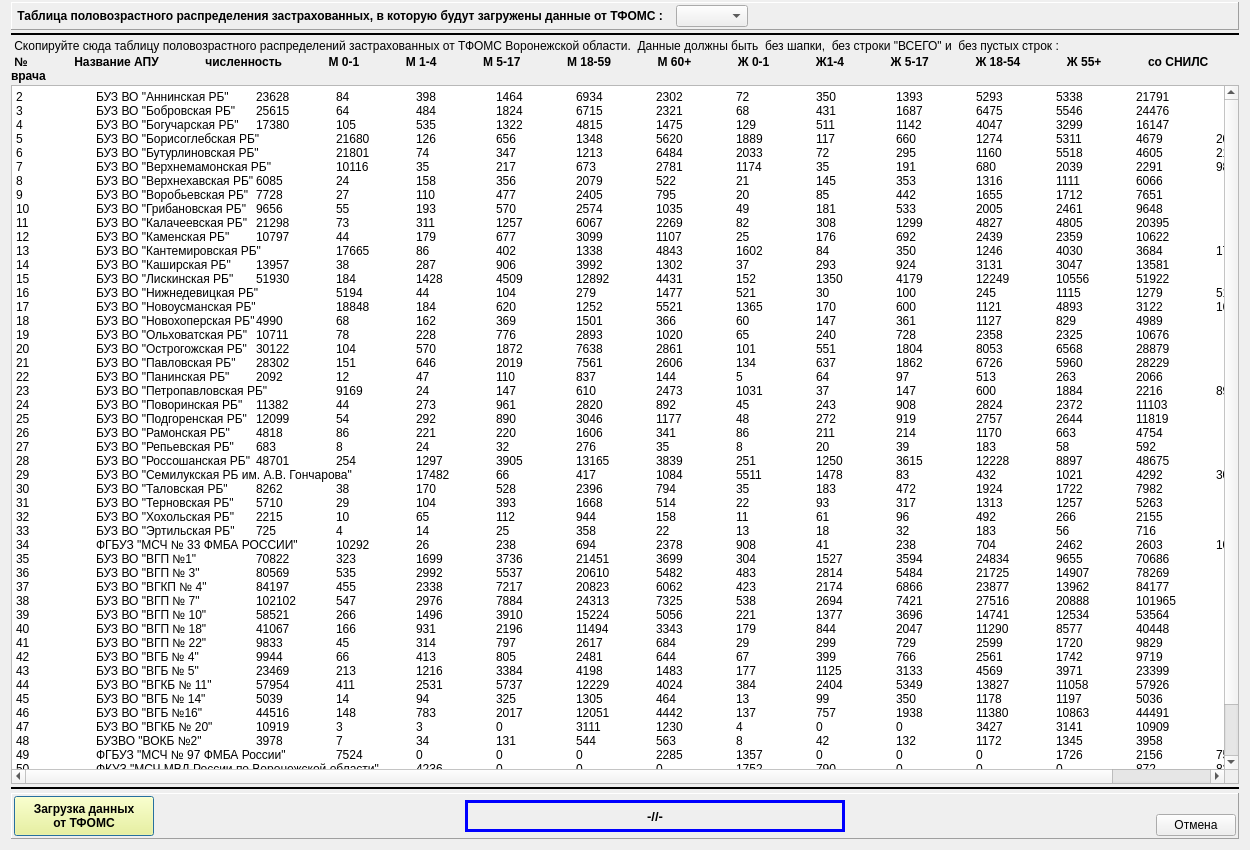
<?xml version="1.0" encoding="UTF-8"?>
<ui version="4.0">
 <class>load_sexage_wnd</class>
 <widget class="QDialog" name="load_sexage_wnd">
  <property name="geometry">
   <rect>
    <x>0</x>
    <y>0</y>
    <width>1250</width>
    <height>850</height>
   </rect>
  </property>
  <property name="windowTitle">
   <string>Загрузка таблицы половозрастного распределения в разрезе МО от ТФОМС</string>
  </property>
  <property name="windowIcon">
   <iconset resource="_inko_assig_res.qrc">
    <normaloff>:/inko_asg.bmp</normaloff>:/inko_asg.bmp</iconset>
  </property>
  <layout class="QVBoxLayout" name="verticalLayout" stretch="0,0,0,0,1,0,0">
   <property name="spacing">
    <number>2</number>
   </property>
   <property name="topMargin">
    <number>2</number>
   </property>
   <item>
    <widget class="QFrame" name="pan_sexage_UP">
     <property name="frameShape">
      <enum>QFrame::Panel</enum>
     </property>
     <property name="frameShadow">
      <enum>QFrame::Raised</enum>
     </property>
     <layout class="QHBoxLayout" name="horizontalLayout">
      <property name="leftMargin">
       <number>2</number>
      </property>
      <property name="topMargin">
       <number>2</number>
      </property>
      <property name="rightMargin">
       <number>2</number>
      </property>
      <property name="bottomMargin">
       <number>2</number>
      </property>
      <item>
       <widget class="QLabel" name="label_3">
        <property name="font">
         <font>
          <weight>75</weight>
          <bold>true</bold>
         </font>
        </property>
        <property name="text">
         <string> Таблица половозрастного распределения застрахованных, в которую будут загружены данные от ТФОМС :  </string>
        </property>
       </widget>
      </item>
      <item>
       <widget class="QComboBox" name="combo_sexage"/>
      </item>
      <item>
       <spacer name="horizontalSpacer">
        <property name="orientation">
         <enum>Qt::Horizontal</enum>
        </property>
        <property name="sizeHint" stdset="0">
         <size>
          <width>40</width>
          <height>20</height>
         </size>
        </property>
       </spacer>
      </item>
     </layout>
    </widget>
   </item>
   <item>
    <widget class="Line" name="line_2">
     <property name="minimumSize">
      <size>
       <width>0</width>
       <height>5</height>
      </size>
     </property>
     <property name="frameShadow">
      <enum>QFrame::Plain</enum>
     </property>
     <property name="lineWidth">
      <number>2</number>
     </property>
     <property name="orientation">
      <enum>Qt::Horizontal</enum>
     </property>
    </widget>
   </item>
   <item>
    <widget class="QLabel" name="label">
     <property name="text">
      <string> Скопируйте сюда таблицу половозрастного распределений застрахованных от ТФОМС Воронежской области.  Данные должны быть  без шапки,  без строки &quot;ВСЕГО&quot; и  без пустых строк : </string>
     </property>
     <property name="wordWrap">
      <bool>true</bool>
     </property>
    </widget>
   </item>
   <item>
    <widget class="QLabel" name="label_2">
     <property name="minimumSize">
      <size>
       <width>0</width>
       <height>20</height>
      </size>
     </property>
     <property name="font">
      <font>
       <weight>75</weight>
       <bold>true</bold>
      </font>
     </property>
     <property name="text">
      <string> №              Название АПУ              численность              М 0-1              М 1-4              М 5-17              М 18-59              М 60+              Ж 0-1              Ж1-4              Ж 5-17              Ж 18-54              Ж 55+              со СНИЛС врача</string>
     </property>
     <property name="wordWrap">
      <bool>true</bool>
     </property>
    </widget>
   </item>
   <item>
    <widget class="QPlainTextEdit" name="te_data">
     <property name="lineWrapMode">
      <enum>QPlainTextEdit::NoWrap</enum>
     </property>
     <property name="plainText">
      <string>2	БУЗ ВО &quot;Аннинская РБ&quot;	23628	84	398	1464	6934	2302	72	350	1393	5293	5338	21791
3	БУЗ ВО &quot;Бобровская РБ&quot;	25615	64	484	1824	6715	2321	68	431	1687	6475	5546	24476
4	БУЗ ВО &quot;Богучарская РБ&quot;	17380	105	535	1322	4815	1475	129	511	1142	4047	3299	16147
5	БУЗ ВО &quot;Борисоглебская РБ&quot;	21680	126	656	1348	5620	1889	117	660	1274	5311	4679	20960
6	БУЗ ВО &quot;Бутурлиновская РБ&quot;	21801	74	347	1213	6484	2033	72	295	1160	5518	4605	21423
7	БУЗ ВО &quot;Верхнемамонская РБ&quot;	10116	35	217	673	2781	1174	35	191	680	2039	2291	9867
8	БУЗ ВО &quot;Верхнехавская РБ&quot;	6085	24	158	356	2079	522	21	145	353	1316	1111	6066
9	БУЗ ВО &quot;Воробьевская РБ&quot;	7728	27	110	477	2405	795	20	85	442	1655	1712	7651
10	БУЗ ВО &quot;Грибановская РБ&quot;	9656	55	193	570	2574	1035	49	181	533	2005	2461	9648
11	БУЗ ВО &quot;Калачеевская РБ&quot;	21298	73	311	1257	6067	2269	82	308	1299	4827	4805	20395
12	БУЗ ВО &quot;Каменская РБ&quot; 	10797	44	179	677	3099	1107	25	176	692	2439	2359	10622
13	БУЗ ВО &quot;Кантемировская РБ&quot;	17665	86	402	1338	4843	1602	84	350	1246	4030	3684	17639
14	БУЗ ВО &quot;Каширская РБ&quot;	13957	38	287	906	3992	1302	37	293	924	3131	3047	13581
15	БУЗ ВО &quot;Лискинская РБ&quot;	51930	184	1428	4509	12892	4431	152	1350	4179	12249	10556	51922
16	БУЗ ВО &quot;Нижнедевицкая РБ&quot;	5194	44	104	279	1477	521	30	100	245	1115	1279	5181
17	БУЗ ВО &quot;Новоусманская РБ&quot;	18848	184	620	1252	5521	1365	170	600	1121	4893	3122	16921
18	БУЗ ВО &quot;Новохоперская РБ&quot;	4990	68	162	369	1501	366	60	147	361	1127	829	4989
19	БУЗ ВО &quot;Ольховатская РБ&quot;	10711	78	228	776	2893	1020	65	240	728	2358	2325	10676
20	БУЗ ВО &quot;Острогожская РБ&quot;	30122	104	570	1872	7638	2861	101	551	1804	8053	6568	28879
21	БУЗ ВО &quot;Павловская РБ&quot;	28302	151	646	2019	7561	2606	134	637	1862	6726	5960	28229
22	БУЗ ВО &quot;Панинская РБ&quot;	2092	12	47	110	837	144	5	64	97	513	263	2066
23	БУЗ ВО &quot;Петропавловская РБ&quot;	9169	24	147	610	2473	1031	37	147	600	1884	2216	8995
24	БУЗ ВО &quot;Поворинская РБ&quot;	11382	44	273	961	2820	892	45	243	908	2824	2372	11103
25	БУЗ ВО &quot;Подгоренская РБ&quot;	12099	54	292	890	3046	1177	48	272	919	2757	2644	11819
26	БУЗ ВО &quot;Рамонская РБ&quot;	4818	86	221	220	1606	341	86	211	214	1170	663	4754
27	БУЗ ВО &quot;Репьевская РБ&quot;	683	8	24	32	276	35	8	20	39	183	58	592
28	БУЗ ВО &quot;Россошанская РБ&quot;	48701	254	1297	3905	13165	3839	251	1250	3615	12228	8897	48675
29	БУЗ ВО &quot;Семилукская РБ им. А.В. Гончарова&quot;	17482	66	417	1084	5511	1478	83	432	1021	4292	3098	17051
30	БУЗ ВО &quot;Таловская РБ&quot;	8262	38	170	528	2396	794	35	183	472	1924	1722	7982
31	БУЗ ВО &quot;Терновская РБ&quot;	5710	29	104	393	1668	514	22	93	317	1313	1257	5263
32	БУЗ ВО &quot;Хохольская РБ&quot;	2215	10	65	112	944	158	11	61	96	492	266	2155
33	БУЗ ВО &quot;Эртильская РБ&quot;	725	4	14	25	358	22	13	18	32	183	56	716
34	ФГБУЗ &quot;МСЧ № 33 ФМБА РОССИИ&quot;	10292	26	238	694	2378	908	41	238	704	2462	2603	10151
35	БУЗ ВО &quot;ВГП №1&quot;	70822	323	1699	3736	21451	3699	304	1527	3594	24834	9655	70686
36	БУЗ ВО &quot;ВГП № 3&quot;	80569	535	2992	5537	20610	5482	483	2814	5484	21725	14907	78269
37	БУЗ ВО &quot;ВГКП № 4&quot;	84197	455	2338	7217	20823	6062	423	2174	6866	23877	13962	84177
38	БУЗ ВО &quot;ВГП № 7&quot;	102102	547	2976	7884	24313	7325	538	2694	7421	27516	20888	101965
39	БУЗ ВО &quot;ВГП № 10&quot;	58521	266	1496	3910	15224	5056	221	1377	3696	14741	12534	53564
40	БУЗ ВО &quot;ВГП № 18&quot;	41067	166	931	2196	11494	3343	179	844	2047	11290	8577	40448
41	БУЗ ВО &quot;ВГП № 22&quot;	9833	45	314	797	2617	684	29	299	729	2599	1720	9829
42	БУЗ ВО &quot;ВГБ № 4&quot;	9944	66	413	805	2481	644	67	399	766	2561	1742	9719
43	БУЗ ВО &quot;ВГБ № 5&quot;	23469	213	1216	3384	4198	1483	177	1125	3133	4569	3971	23399
44	БУЗ ВО &quot;ВГКБ № 11&quot;	57954	411	2531	5737	12229	4024	384	2404	5349	13827	11058	57926
45	БУЗ ВО &quot;ВГБ № 14&quot;	5039	14	94	325	1305	464	13	99	350	1178	1197	5036
46	БУЗ ВО &quot;ВГБ №16&quot;	44516	148	783	2017	12051	4442	137	757	1938	11380	10863	44491
47	БУЗ ВО &quot;ВГКБ № 20&quot;	10919	3	3	0	3111	1230	4	0	0	3427	3141	10909
48	БУЗВО &quot;ВОКБ №2&quot;	3978	7	34	131	544	563	8	42	132	1172	1345	3958
49	ФГБУЗ &quot;МСЧ № 97 ФМБА России&quot;	7524	0	0	0	2285	1357	0	0	0	1726	2156	7518
50	ФКУЗ &quot;МСЧ МВД России по Воронежской области&quot;	4236	0	0	0	1752	790	0	0	0	872	822	4151
51	НУЗ &quot;Дорожная клиническая больница на ст.Воронеж-1	45306	9	2	13	15389	5044	8	1	17	13396	11427	45286
52	НУЗ &quot;Отделенческая больница на ст. Лиски ОАО &quot;РЖД&quot;	11933	0	0	48	5214	1345	0	0	25	3077	2224	11933
</string>
     </property>
    </widget>
   </item>
   <item>
    <widget class="Line" name="line">
     <property name="minimumSize">
      <size>
       <width>0</width>
       <height>5</height>
      </size>
     </property>
     <property name="frameShadow">
      <enum>QFrame::Plain</enum>
     </property>
     <property name="lineWidth">
      <number>2</number>
     </property>
     <property name="orientation">
      <enum>Qt::Horizontal</enum>
     </property>
    </widget>
   </item>
   <item>
    <widget class="QFrame" name="frame_4">
     <property name="minimumSize">
      <size>
       <width>38</width>
       <height>38</height>
      </size>
     </property>
     <property name="frameShape">
      <enum>QFrame::Panel</enum>
     </property>
     <property name="frameShadow">
      <enum>QFrame::Raised</enum>
     </property>
     <layout class="QHBoxLayout" name="horizontalLayout_5">
      <property name="spacing">
       <number>2</number>
      </property>
      <property name="leftMargin">
       <number>2</number>
      </property>
      <property name="topMargin">
       <number>2</number>
      </property>
      <property name="rightMargin">
       <number>2</number>
      </property>
      <property name="bottomMargin">
       <number>2</number>
      </property>
      <item>
       <widget class="QPushButton" name="bn_process">
        <property name="minimumSize">
         <size>
          <width>140</width>
          <height>40</height>
         </size>
        </property>
        <property name="palette">
         <palette>
          <active>
           <colorrole role="Button">
            <brush brushstyle="SolidPattern">
             <color alpha="255">
              <red>255</red>
              <green>255</green>
              <blue>127</blue>
             </color>
            </brush>
           </colorrole>
          </active>
          <inactive>
           <colorrole role="Button">
            <brush brushstyle="SolidPattern">
             <color alpha="255">
              <red>255</red>
              <green>255</green>
              <blue>127</blue>
             </color>
            </brush>
           </colorrole>
          </inactive>
          <disabled>
           <colorrole role="Button">
            <brush brushstyle="SolidPattern">
             <color alpha="255">
              <red>255</red>
              <green>255</green>
              <blue>127</blue>
             </color>
            </brush>
           </colorrole>
          </disabled>
         </palette>
        </property>
        <property name="font">
         <font>
          <weight>75</weight>
          <bold>true</bold>
         </font>
        </property>
        <property name="text">
         <string>Загрузка данных
от ТФОМС</string>
        </property>
       </widget>
      </item>
      <item>
       <spacer name="horizontalSpacer_8">
        <property name="orientation">
         <enum>Qt::Horizontal</enum>
        </property>
        <property name="sizeHint" stdset="0">
         <size>
          <width>40</width>
          <height>20</height>
         </size>
        </property>
       </spacer>
      </item>
      <item>
       <widget class="QFrame" name="pan_wait">
        <property name="minimumSize">
         <size>
          <width>380</width>
          <height>0</height>
         </size>
        </property>
        <property name="maximumSize">
         <size>
          <width>16777215</width>
          <height>32</height>
         </size>
        </property>
        <property name="palette">
         <palette>
          <active>
           <colorrole role="WindowText">
            <brush brushstyle="SolidPattern">
             <color alpha="255">
              <red>0</red>
              <green>0</green>
              <blue>255</blue>
             </color>
            </brush>
           </colorrole>
           <colorrole role="Text">
            <brush brushstyle="SolidPattern">
             <color alpha="255">
              <red>0</red>
              <green>170</green>
              <blue>0</blue>
             </color>
            </brush>
           </colorrole>
           <colorrole role="ButtonText">
            <brush brushstyle="SolidPattern">
             <color alpha="255">
              <red>0</red>
              <green>170</green>
              <blue>0</blue>
             </color>
            </brush>
           </colorrole>
          </active>
          <inactive>
           <colorrole role="WindowText">
            <brush brushstyle="SolidPattern">
             <color alpha="255">
              <red>0</red>
              <green>0</green>
              <blue>255</blue>
             </color>
            </brush>
           </colorrole>
           <colorrole role="Text">
            <brush brushstyle="SolidPattern">
             <color alpha="255">
              <red>0</red>
              <green>170</green>
              <blue>0</blue>
             </color>
            </brush>
           </colorrole>
           <colorrole role="ButtonText">
            <brush brushstyle="SolidPattern">
             <color alpha="255">
              <red>0</red>
              <green>170</green>
              <blue>0</blue>
             </color>
            </brush>
           </colorrole>
          </inactive>
          <disabled>
           <colorrole role="WindowText">
            <brush brushstyle="SolidPattern">
             <color alpha="255">
              <red>106</red>
              <green>104</green>
              <blue>100</blue>
             </color>
            </brush>
           </colorrole>
           <colorrole role="Text">
            <brush brushstyle="SolidPattern">
             <color alpha="255">
              <red>106</red>
              <green>104</green>
              <blue>100</blue>
             </color>
            </brush>
           </colorrole>
           <colorrole role="ButtonText">
            <brush brushstyle="SolidPattern">
             <color alpha="255">
              <red>106</red>
              <green>104</green>
              <blue>100</blue>
             </color>
            </brush>
           </colorrole>
          </disabled>
         </palette>
        </property>
        <property name="frameShape">
         <enum>QFrame::Box</enum>
        </property>
        <property name="frameShadow">
         <enum>QFrame::Plain</enum>
        </property>
        <property name="lineWidth">
         <number>3</number>
        </property>
        <layout class="QHBoxLayout" name="horizontalLayout_4">
         <property name="spacing">
          <number>2</number>
         </property>
         <property name="leftMargin">
          <number>2</number>
         </property>
         <property name="topMargin">
          <number>5</number>
         </property>
         <property name="rightMargin">
          <number>2</number>
         </property>
         <property name="bottomMargin">
          <number>5</number>
         </property>
         <item>
          <widget class="QLabel" name="lab_wait">
           <property name="palette">
            <palette>
             <active>
              <colorrole role="WindowText">
               <brush brushstyle="SolidPattern">
                <color alpha="255">
                 <red>0</red>
                 <green>0</green>
                 <blue>0</blue>
                </color>
               </brush>
              </colorrole>
              <colorrole role="Text">
               <brush brushstyle="SolidPattern">
                <color alpha="255">
                 <red>0</red>
                 <green>0</green>
                 <blue>0</blue>
                </color>
               </brush>
              </colorrole>
              <colorrole role="ButtonText">
               <brush brushstyle="SolidPattern">
                <color alpha="255">
                 <red>0</red>
                 <green>0</green>
                 <blue>0</blue>
                </color>
               </brush>
              </colorrole>
             </active>
             <inactive>
              <colorrole role="WindowText">
               <brush brushstyle="SolidPattern">
                <color alpha="255">
                 <red>0</red>
                 <green>0</green>
                 <blue>0</blue>
                </color>
               </brush>
              </colorrole>
              <colorrole role="Text">
               <brush brushstyle="SolidPattern">
                <color alpha="255">
                 <red>0</red>
                 <green>0</green>
                 <blue>0</blue>
                </color>
               </brush>
              </colorrole>
              <colorrole role="ButtonText">
               <brush brushstyle="SolidPattern">
                <color alpha="255">
                 <red>0</red>
                 <green>0</green>
                 <blue>0</blue>
                </color>
               </brush>
              </colorrole>
             </inactive>
             <disabled>
              <colorrole role="WindowText">
               <brush brushstyle="SolidPattern">
                <color alpha="255">
                 <red>106</red>
                 <green>104</green>
                 <blue>100</blue>
                </color>
               </brush>
              </colorrole>
              <colorrole role="Text">
               <brush brushstyle="SolidPattern">
                <color alpha="255">
                 <red>106</red>
                 <green>104</green>
                 <blue>100</blue>
                </color>
               </brush>
              </colorrole>
              <colorrole role="ButtonText">
               <brush brushstyle="SolidPattern">
                <color alpha="255">
                 <red>106</red>
                 <green>104</green>
                 <blue>100</blue>
                </color>
               </brush>
              </colorrole>
             </disabled>
            </palette>
           </property>
           <property name="font">
            <font>
             <pointsize>10</pointsize>
             <weight>75</weight>
             <bold>true</bold>
            </font>
           </property>
           <property name="text">
            <string>-//-</string>
           </property>
           <property name="alignment">
            <set>Qt::AlignCenter</set>
           </property>
          </widget>
         </item>
        </layout>
       </widget>
      </item>
      <item>
       <spacer name="horizontalSpacer_6">
        <property name="orientation">
         <enum>Qt::Horizontal</enum>
        </property>
        <property name="sizeHint" stdset="0">
         <size>
          <width>40</width>
          <height>20</height>
         </size>
        </property>
       </spacer>
      </item>
      <item>
       <layout class="QVBoxLayout" name="verticalLayout_3">
        <property name="spacing">
         <number>2</number>
        </property>
        <property name="leftMargin">
         <number>0</number>
        </property>
        <property name="topMargin">
         <number>0</number>
        </property>
        <property name="rightMargin">
         <number>0</number>
        </property>
        <property name="bottomMargin">
         <number>0</number>
        </property>
        <item>
         <spacer name="verticalSpacer_3">
          <property name="orientation">
           <enum>Qt::Vertical</enum>
          </property>
          <property name="sizeHint" stdset="0">
           <size>
            <width>2</width>
            <height>2</height>
           </size>
          </property>
         </spacer>
        </item>
        <item>
         <widget class="QPushButton" name="bn_cansel">
          <property name="text">
           <string> Отмена </string>
          </property>
         </widget>
        </item>
       </layout>
      </item>
     </layout>
    </widget>
   </item>
  </layout>
 </widget>
 <resources>
  <include location="_inko_assig_res.qrc"/>
 </resources>
 <connections/>
</ui>
